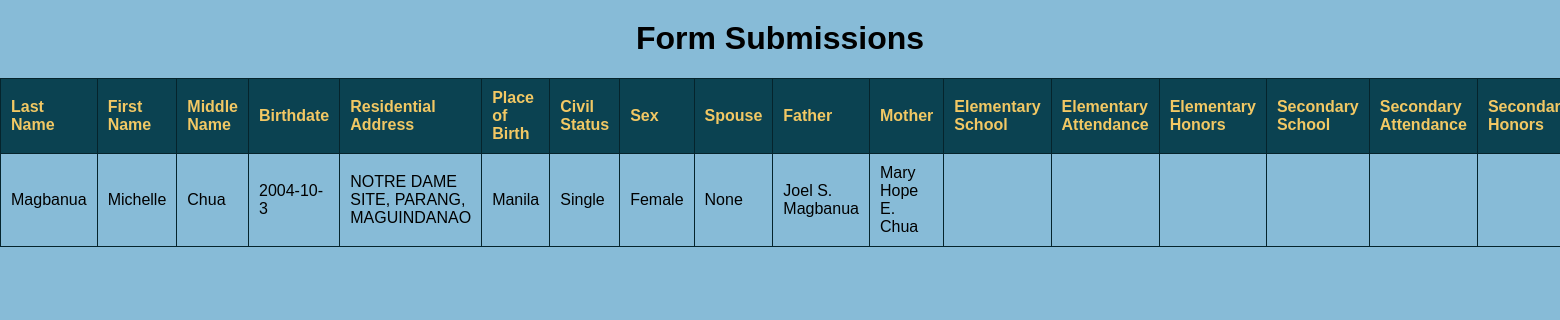
The app's page /admin_submissions (signed in) with its own data.
### app.py (models this page shows, shortened)
class FormSubmission(db.Model):
    _id = db.Column("id", db.Integer, primary_key=True)
    user_id = db.Column(db.Integer, db.ForeignKey('users.id'), nullable=False)
    user = db.relationship('Users', backref=db.backref('form_submission', lazy=True))
    first_name = db.Column(db.String(100))
    middle_name = db.Column(db.String(100))
    last_name = db.Column(db.String(100))
    birthdate = db.Column(db.String(100))
    residential_address = db.Column(db.String(100))
    place_of_birth = db.Column(db.String(100))
    civil_status = db.Column(db.String(100))
    sex = db.Column(db.String(100))
    spouse = db.Column(db.String(100))
    father = db.Column(db.String(100))
    mother = db.Column(db.String(100))
    elementary_school = db.Column(db.String(100))
    elementary_attendance = db.Column(db.String(100))
    elementary_honors = db.Column(db.String(100))
    secondary_school = db.Column(db.String(100))
    secondary_attendance = db.Column(db.String(100))
    secondary_honors = db.Column(db.String(100))
    vocational_school = db.Column(db.String(100))
    vocational_attendance = db.Column(db.String(100))
    vocational_honors = db.Column(db.String(100))
    college_school = db.Column(db.String(100))
    college_attendance = db.Column(db.String(100))
    college_honors = db.Column(db.String(100))
    graduate_school = db.Column(db.String(100))
    graduate_attendance = db.Column(db.String(100))
    graduate_honors = db.Column(db.String(100))
    position_title = db.Column(db.String(100))
    department = db.Column(db.String(100))
    inclusive_dates = db.Column(db.String(100))
    position_title2 = db.Column(db.String(100))
    department2 = db.Column(db.String(100))
    inclusive_dates2 = db.Column(db.String(100))
    issue1 = db.Column(db.String(100))
    issue2 = db.Column(db.String(100))
    issue3 = db.Column(db.String(100))
    wish1 = db.Column(db.String(100))
    wish2 = db.Column(db.String(100))
    wish3 = db.Column(db.String(100))

### app.py (the view)
@app.route('/admin_submissions')
def admin_submissions():
    if 'admin' in session:
        form_submissions = FormSubmission.query.all()
        return render_template('admin_submissions.html', form_submissions=form_submissions)
    else:
        return 'Unauthorized', 401  # Unauthorized status code

### templates/admin_submissions.html (shortened to what this page needs)
<!DOCTYPE html>
<html lang="en">
<head>
</head>
<body>
    <h1>Form Submissions</h1>
    <table>
        <thead>
            <tr>
                <th>Last Name</th>
                <th>First Name</th>
                <th>Middle Name</th>
                <th>Birthdate</th>
                <th>Residential Address</th>
                <th>Place of Birth</th>
                <th>Civil Status</th>
                <th>Sex</th>
                <th>Spouse</th>
                <th>Father</th>
                <th>Mother</th>
                <th>Elementary School</th>
                <th>Elementary Attendance</th>
                <th>Elementary Honors</th>
                <th>Secondary School</th>
                <th>Secondary Attendance</th>
                <th>Secondary Honors</th>
            </tr>
        </thead>
        <tbody>
            {% for submission in form_submissions %}
            <tr>
                <td>{{ submission.last_name }}</td>
                <td>{{ submission.first_name }}</td>
                <td>{{ submission.middle_name }}</td>
                <td>{{ submission.birthdate }}</td>
                <td>{{ submission.residential_address }}</td>
                <td>{{ submission.place_of_birth }}</td>
                <td>{{ submission.civil_status }}</td>
                <td>{{ submission.sex }}</td>
                <td>{{ submission.spouse }}</td>
                <td>{{ submission.father }}</td>
                <td>{{ submission.mother }}</td>
                <td>{{ submission.elementary_school }}</td>
                <td>{{ submission.elementary_attendance }}</td>
                <td>{{ submission.elementary_honors }}</td>
                <td>{{ submission.secondary_school }}</td>
                <td>{{ submission.secondary_attendance }}</td>
                <td>{{ submission.secondary_honors }}</td>
            </tr>
            {% endfor %}
        </tbody>
    </table>
</body>
</html>

### templates/admin_submissions.html (style rules this page uses)
body { font-family: Arial, sans-serif; margin: 0; padding: 0; background-color: #87bbd7 ; height: 100%; }
h1 { text-align: center; margin-top: 20px; }
table { width: 100%; border-collapse: collapse; margin-top: 20px; }
th { padding: 10px; border: 1px solid #05242c; text-align: left; color: #f2c864; }
td { padding: 10px; border: 1px solid #05242c; text-align: left; color: #000000; }
th { background-color: #0b4251; }

### records on screen
FormSubmission: last_name "Magbanua", first_name "Michelle", middle_name "Chua", birthdate "2004-10-3", residential_address "NOTRE DAME SITE, PARANG, MAGUINDANAO", place_of_birth "Manila", civil_status "Single", sex "Female", spouse "None", father "Joel S. Magbanua", mother "Mary Hope E. Chua"
